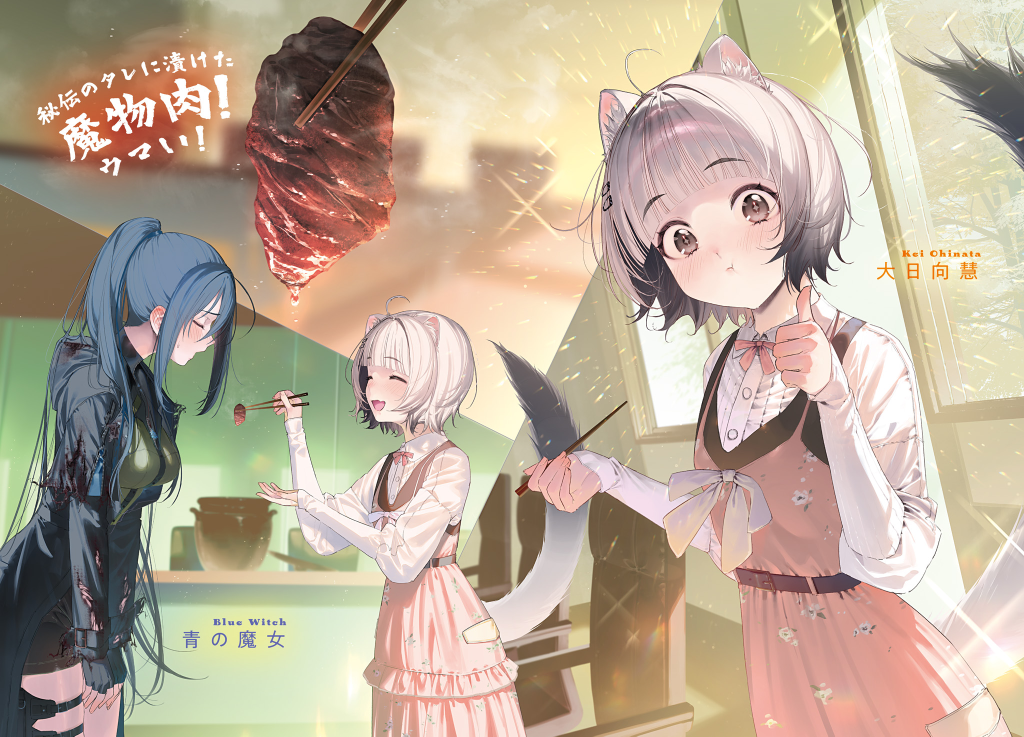
#> input picture Source/Volume 3/images/kuchie-002.jpg, 2048 x 1473 px (shown at 1/2 size)
$ python -i render_kuchie_002.py   (imports and definitions only)
#> lines starting #> are read from the running program, lines starting #| are printed output that depends on the picture; after the words box and inside, x2 and y2 are one past the last pixel; in counts of white or black regions, pixels touching at a corner belong together
#> further down, picture is the input picture: shape (1473, 2048, 3); mean B, G, R 153, 171.9, 188.1
#!/usr/bin/env python3
"""Composite the English kuchie-002 plate using only Pillow and NumPy."""

from __future__ import annotations

import hashlib
import json
from pathlib import Path

import numpy as np
from PIL import Image, ImageDraw, ImageFilter, ImageFont, JpegImagePlugin


ROOT = Path(__file__).resolve().parents[3]
SOURCE = ROOT / "Source/Volume 4/images/kuchie-002.jpg"
OUTPUT = ROOT / "English/Volume 4/localized-images/kuchie-002.jpg"
DEBUG = ROOT / "Editing/Volume 4/image-localization/kuchie-002-inpaint-debug.png"
MASK_DEBUG = ROOT / "Editing/Volume 4/image-localization/kuchie-002-mask-debug.png"
REPORT = ROOT / "Editing/Volume 4/image-localization/kuchie-002-render-report.json"

PLAYFAIR = Path("/home/yogesh/.local/share/fonts/lightnovel/PlayfairDisplay-700.ttf")
SPECTRAL = Path("/home/yogesh/.local/share/fonts/lightnovel/Spectral-400.ttf")

DIALOGUE = {
    "R": (
        (1540, 1030, 2020, 1300),
        "\"Hmm. Cyanos and my amulet are both blue, so... going with cool colors might work. "
        "What about you, Ori? Do you like red? I'm starting to think matching your fire "
        "salamanders' colors could work too.\"",
    ),
    "C1": ((700, 745, 1010, 870), "\"Why would you match the colors to my pets?\""),
    "C2": ((700, 900, 1010, 985), "\"Why...? Well...\""),
    "L": (
        (150, 1100, 620, 1330),
        "\"Your eyes are a really pretty blue, Hiyori, and your hair has a bluish tint too. "
        "If you don't have a particular favorite color, wouldn't a pet that matches your own "
        "distinctive colors suit you better?\"",
    ),
    "E": ((150, 1360, 330, 1400), "\"................\""),
}

LOOK_RECTS = {
    "blue_latin": (168, 683, 280, 696),
    "blue_jp": (108, 707, 285, 741),
    "ori_latin": (1306, 1108, 1451, 1125),
    "ori_jp": (1243, 1129, 1481, 1181),
    "R": (1774, 907, 1950, 1385),
    "C": (690, 725, 848, 1121),
    "L": (155, 1060, 473, 1427),
    "E": (123, 1126, 151, 1263),
}

PROTECTED = {
    "left_girl_face": (180, 180, 640, 560),
    "right_pair_faces": (1150, 150, 1600, 500),
    "pouch_sparrow_inset": (1600, 10, 2010, 300),
    "open_book": (1150, 880, 1450, 1030),
}


# [6 lines left out: function sha256, not called in this run]


def max_dilate(mask: np.ndarray, size: int) -> np.ndarray:
    image = Image.fromarray((mask.astype(np.uint8) * 255), "L")
    return np.asarray(image.filter(ImageFilter.MaxFilter(size))) > 0


def glyph_components(mask: np.ndarray) -> np.ndarray:
    """Keep glyph-scale connected components and reject broad artwork highlights."""
    h, w = mask.shape
    seen = np.zeros_like(mask, dtype=bool)
    kept = np.zeros_like(mask, dtype=bool)
    ys, xs = np.nonzero(mask)
    for sy, sx in zip(ys.tolist(), xs.tolist()):
        if seen[sy, sx]:
            continue
        stack = [(sy, sx)]
        seen[sy, sx] = True
        pixels: list[tuple[int, int]] = []
        min_x = max_x = sx
        min_y = max_y = sy
        while stack:
            y, x = stack.pop()
            pixels.append((y, x))
            min_x = min(min_x, x)
            max_x = max(max_x, x)
            min_y = min(min_y, y)
            max_y = max(max_y, y)
            for dy in (-1, 0, 1):
                for dx in (-1, 0, 1):
                    if dx == 0 and dy == 0:
                        continue
                    ny, nx = y + dy, x + dx
                    if (
                        0 <= ny < h
                        and 0 <= nx < w
                        and mask[ny, nx]
                        and not seen[ny, nx]
                    ):
                        seen[ny, nx] = True
                        stack.append((ny, nx))
        cw = max_x - min_x + 1
        ch = max_y - min_y + 1
        area = len(pixels)
        normal_glyph = cw <= 52 and ch <= 72 and area <= 1800
        slender_bracket = (cw <= 24 and ch <= 180 and area <= 1800) or (
            ch <= 24 and cw <= 180 and area <= 1800
        )
        if normal_glyph or slender_bracket:
            for y, x in pixels:
                kept[y, x] = True
    return kept


def local_blur(channel: np.ndarray, radius: float) -> np.ndarray:
    im = Image.fromarray(np.clip(channel, 0, 255).astype(np.uint8), "L")
    return np.asarray(im.filter(ImageFilter.GaussianBlur(radius)), dtype=np.float32)


def build_mask(rgb: np.ndarray) -> tuple[np.ndarray, dict[str, int]]:
    """Detect source glyph cores inside the filed look rectangles, then include glow."""
    h, w = rgb.shape[:2]
#> h = 1473; w = 2048
    mask = np.zeros((h, w), dtype=bool)
    counts: dict[str, int] = {}
    lum = (
        rgb[..., 0].astype(np.float32) * 0.2126
        + rgb[..., 1].astype(np.float32) * 0.7152
        + rgb[..., 2].astype(np.float32) * 0.0722
    )
    chroma = rgb.max(axis=2).astype(np.int16) - rgb.min(axis=2).astype(np.int16)
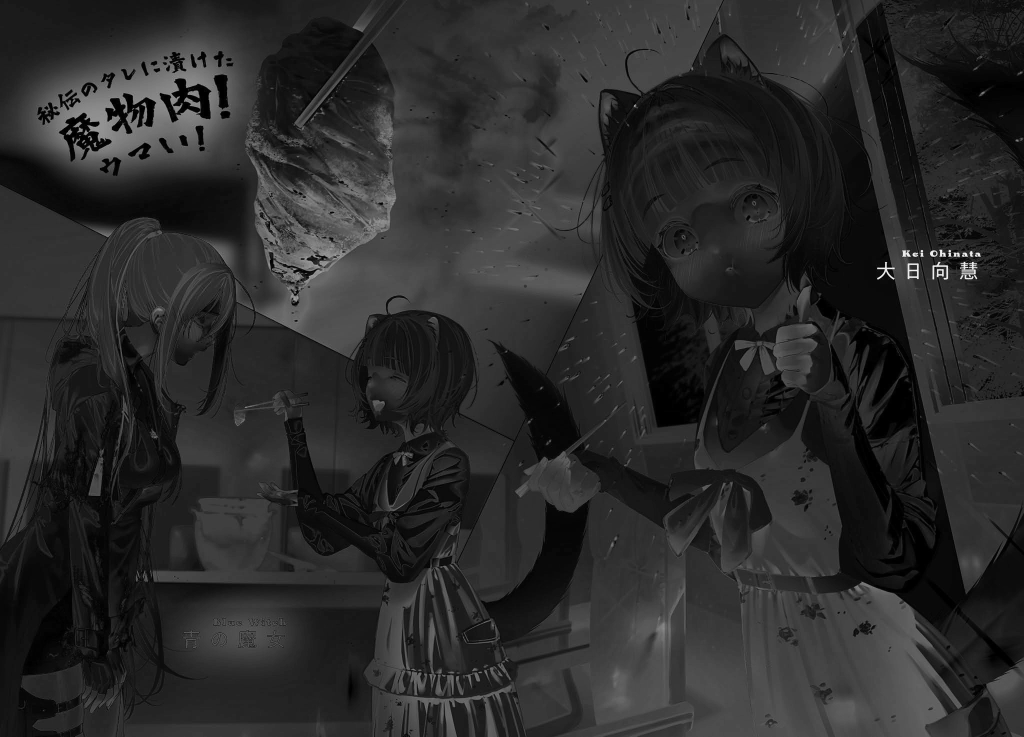
#> chroma: shape (1473, 2048) int16 (shown at 1/2 size); min 0, max 255, mean 42.3

    for key in ("R", "C", "L", "E"):
        x0, y0, x1, y1 = LOOK_RECTS[key]
        roi = rgb[y0:y1, x0:x1]
        roi_l = lum[y0:y1, x0:x1]
        roi_c = chroma[y0:y1, x0:x1]
        blurred = local_blur(roi_l, 2.2)
        # The source dialogue has a genuinely white core. Requiring both a
        # neutral highlight and positive local contrast avoids masking broad
        # patches of pale skin/window wash.
        core = (
            (roi.min(axis=2) >= 205)
            & (roi_c <= 50)
            & ((roi_l - blurred) >= 5.0)
        )
        # Pure/near-pure white punctuation can be too small for the high-pass
        # test; retain it explicitly.
        core |= (roi.min(axis=2) >= 238) & (roi_c <= 22)
        core = glyph_components(core)
        expanded = max_dilate(core, 15)
        mask[y0:y1, x0:x1] |= expanded
        counts[key] = int(expanded.sum())
#> this loop made 4 passes
#> pass 1, in build_mask, `roi = rgb[y0:y1, x0:x1]`:
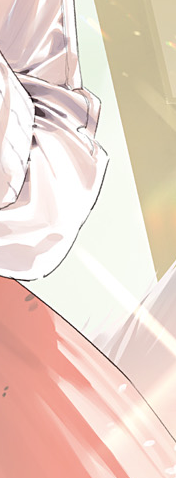
#> roi: shape (478, 176, 3); mean B, G, R 200.7, 212.6, 234.9
#> pass 1, in build_mask, `roi_c = chroma[y0:y1, x0:x1]`:
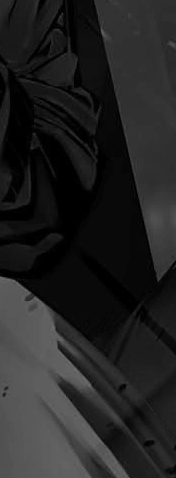
#> roi_c: shape (478, 176) int16; min 0, max 116, mean 35.1
#> after the loop: core: shape (137, 28) bool; every value is 0
#> after the loop:
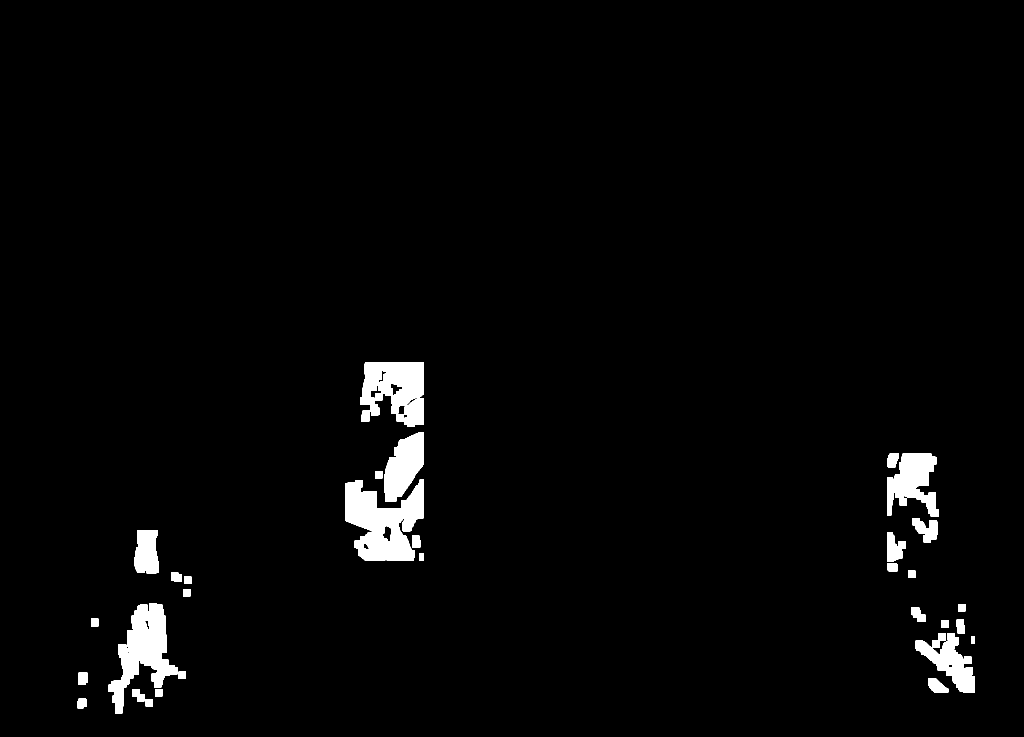
#> mask: shape (1473, 2048) bool (shown at 1/2 size); 2.5% white; 31 white regions, largest, box (x1, y1, x2, y2) and area: (690, 958, 848, 1121) 15971, (217, 1206, 355, 1427) 12963, (720, 725, 848, 854) 12038
#> after the loop:
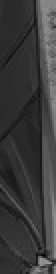
#> roi_l: shape (137, 28) float32 (shown 2 times larger); min 3.78, max 156.8, mean 59.4
#> after the loop, counts = {'R': 20924, 'C': 35951, 'L': 19573, 'E': 0}

    # Violet nameplate: color proximity and blue-violet hue discriminate it
    # from the warm skin and olive clothing underneath.
    target_blue = np.array([111, 77, 159], dtype=np.int16)
    for key in ("blue_latin", "blue_jp"):
        x0, y0, x1, y1 = LOOK_RECTS[key]
        roi = rgb[y0:y1, x0:x1].astype(np.int16)
        dist = np.sqrt(np.sum((roi - target_blue) ** 2, axis=2))
        core = (
            (dist <= 155)
            & (roi[..., 2] >= 55)
            & ((roi[..., 2] - roi[..., 0]) >= 8)
            & ((roi[..., 2] - roi[..., 1]) >= 12)
        )
        core = glyph_components(core)
        expanded = max_dilate(core, 13)
        mask[y0:y1, x0:x1] |= expanded
        counts[key] = int(expanded.sum())
#> after the loop, counts = {'R': 20924, 'C': 35951, 'L': 19573, 'E': 0, 'blue_latin': 576, 'blue_jp': 282}

    # Ori nameplate: black letterforms sit on a teal glow. A black-hat style
    # local contrast detector follows the strokes without flattening the glow.
    for key in ("ori_latin", "ori_jp"):
        x0, y0, x1, y1 = LOOK_RECTS[key]
        roi_l = lum[y0:y1, x0:x1]
        blurred = local_blur(roi_l, 3.2)
        core = (roi_l <= 95) & ((blurred - roi_l) >= 3.0)
        core = glyph_components(core)
        expanded = max_dilate(core, 13)
        mask[y0:y1, x0:x1] |= expanded
        counts[key] = int(expanded.sum())
#> this loop made 2 passes
#> (ys in glyph_components, xs in glyph_components) on pass 1: ([0, 0, 1, 1, 1, 2, 2, 3, 3, 4, 5, 5, 6], [42, 60, 14, 43, 59, 13, 58, 13, 44, 45, 54, 55, 53])
#> pass 1, in local_blur (call 5), `im = Image.fromarray(np.clip(channel, 0, 255).astype(np.uint8), "L")`:
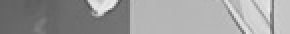
#> im: PIL image 145x17 L (shown 2 times larger); min 78, max 237, mean 154.7
#> after the loop: core: shape (52, 238) bool; 3.2% white in thin lines or dots
#> after the loop:
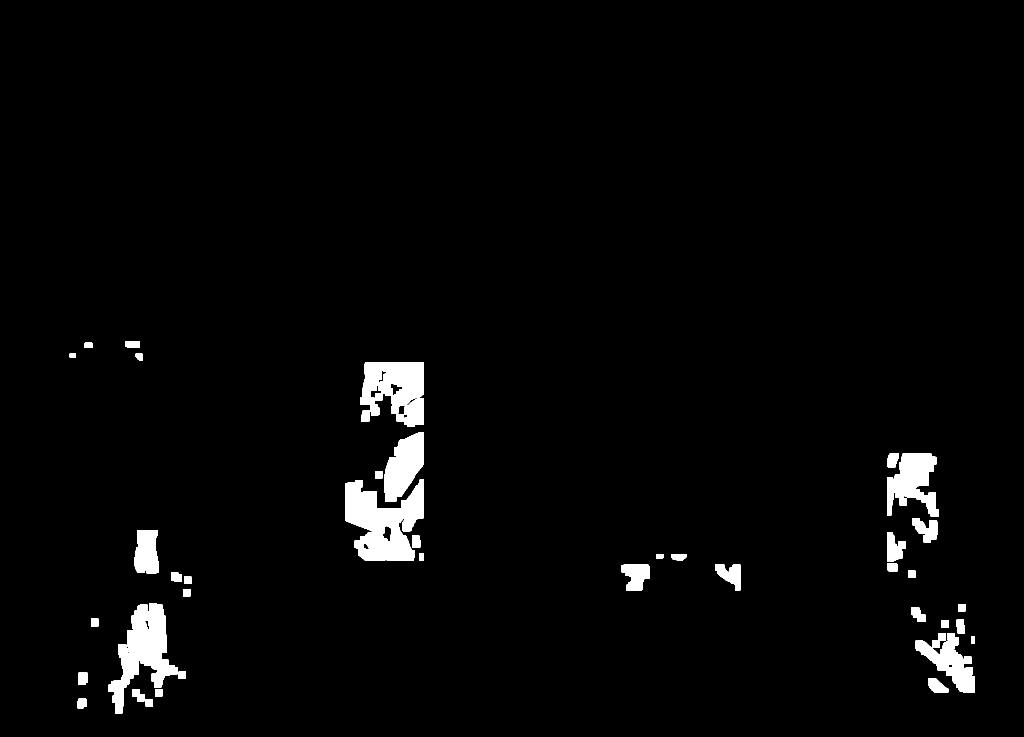
#> mask: shape (1473, 2048) bool (shown at 1/2 size); 2.7% white; 39 white regions, largest, box (x1, y1, x2, y2) and area: (690, 958, 848, 1121) 15971, (217, 1206, 355, 1427) 12963, (720, 725, 848, 854) 12038
#> after the loop, counts = {'R': 20924, 'C': 35951, 'L': 19573, 'E': 0, 'blue_latin': 576, 'blue_jp': 282, 'ori_latin': 486, 'ori_jp': 3738}

    return mask, counts


# [206 lines left out: functions resize_float, gaussian_down, push_pull_fill, tracked_text_mask, wrap_text, text_bbox_at and 2 more, not called in this run]


def mean_abs_diff(a: np.ndarray, b: np.ndarray, box: tuple[int, int, int, int]) -> float:
    x0, y0, x1, y1 = box
    return float(np.mean(np.abs(a[y0:y1, x0:x1].astype(np.int16) - b[y0:y1, x0:x1].astype(np.int16))))


# [89 lines left out: function main, not called in this run]


# [2 lines not run here, left out]

>>> import cv2
>>> picture = cv2.imread('../../../Source/Volume 3/images/kuchie-002.jpg')
>>> result = build_mask(picture)

$ run again, on Source/Volume 3/images/p024.jpg
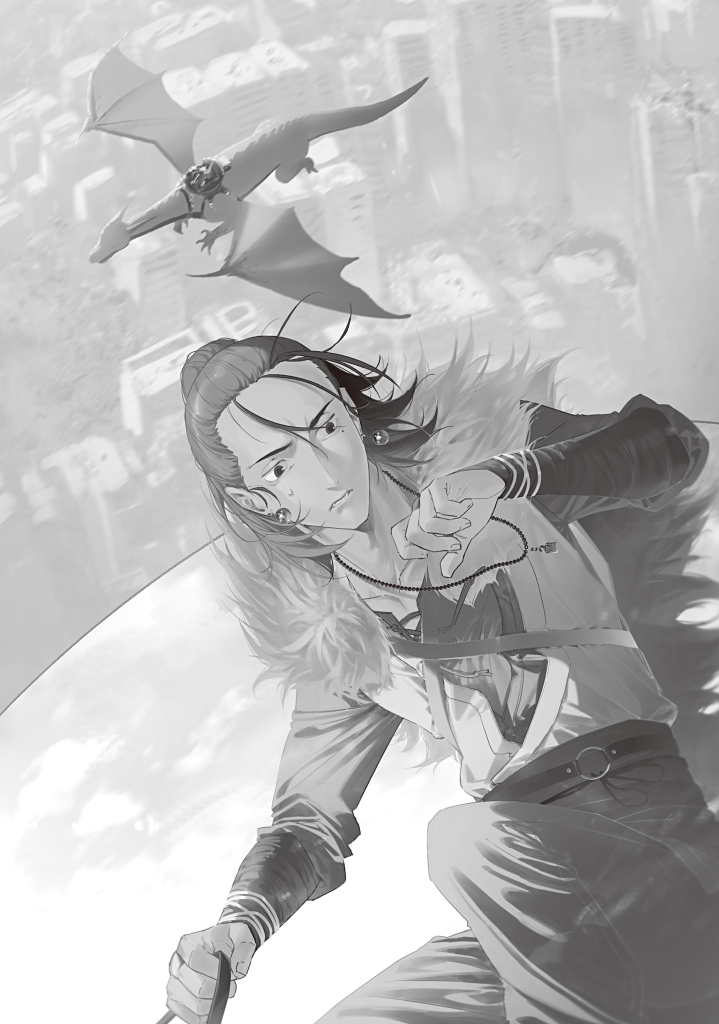
#> input picture Source/Volume 3/images/p024.jpg, 1438 x 2048 px (shown at 1/2 size)
#> picture is the input picture: shape (2048, 1438, 3); mean B, G, R 185.8, 185.7, 186
#> after the loop in build_mask, `for key in ("R", "C", "L", "E"):`:
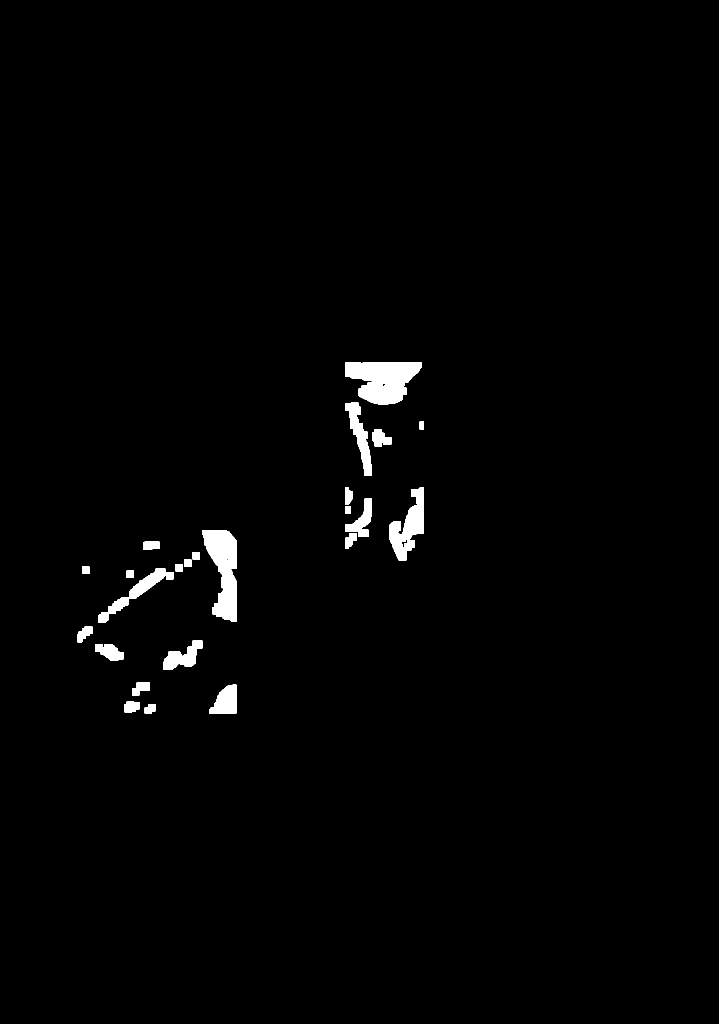
#> mask: shape (2048, 1438) bool (shown at 1/2 size); 1.4% white; 25 white regions, largest, box (x1, y1, x2, y2) and area: (690, 725, 844, 810) 8869, (405, 1060, 473, 1244) 7737, (778, 974, 848, 1121) 5079
#> after the loop in build_mask, `for key in ("R", "C", "L", "E"):`: counts = {'R': 0, 'C': 20986, 'L': 20624, 'E': 0}
#> after the loop in build_mask, `for key in ("blue_latin", "blue_jp"):`: counts = {'R': 0, 'C': 20986, 'L': 20624, 'E': 0, 'blue_latin': 0, 'blue_jp': 0}
#> the loop in build_mask, `for key in ("ori_latin", "ori_jp"):` made 2 passes
#> (ys in glyph_components, xs in glyph_components) on pass 1: ([12, 14], [46, 37])
#> pass 2, in build_mask, `roi_l = lum[y0:y1, x0:x1]`:
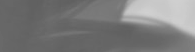
#> roi_l: shape (52, 195) float32; min 96.36, max 209, mean 123.1
#> after the loop in build_mask, `for key in ("ori_latin", "ori_jp"):`: counts = {'R': 0, 'C': 20986, 'L': 20624, 'E': 0, 'blue_latin': 0, 'blue_jp': 0, 'ori_latin': 224, 'ori_jp': 0}

$ run again, on Source/Volume 3/images/p057.jpg
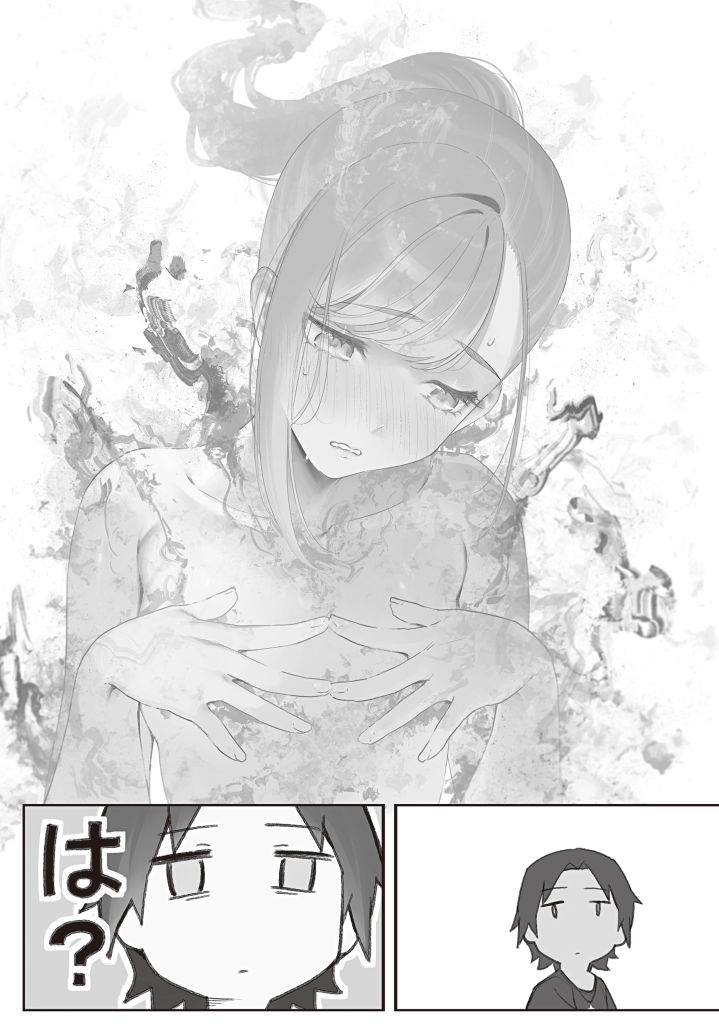
#> input picture Source/Volume 3/images/p057.jpg, 1438 x 2048 px (shown at 1/2 size)
#> picture is the input picture: shape (2048, 1438, 3); mean B, G, R 223, 223.1, 223.2
#> after the loop in build_mask, `for key in ("R", "C", "L", "E"):`:
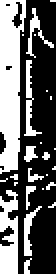
#> core: shape (137, 28) bool (shown 2 times larger); 39.8% white; 25 white regions (17 under 20 px), largest, box (x1, y1, x2, y2) and area: (0, 0, 13, 87) 817, (0, 95, 9, 137) 284, (12, 30, 21, 68) 107
#> after the loop in build_mask, `for key in ("R", "C", "L", "E"):`: counts = {'R': 0, 'C': 45220, 'L': 70050, 'E': 3685}
#> after the loop in build_mask, `for key in ("blue_latin", "blue_jp"):`: counts = {'R': 0, 'C': 45220, 'L': 70050, 'E': 3685, 'blue_latin': 0, 'blue_jp': 0}
#> the loop in build_mask, `for key in ("ori_latin", "ori_jp"):` made 2 passes
#> pass 2, in build_mask, `roi_l = lum[y0:y1, x0:x1]`:
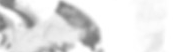
#> roi_l: shape (52, 195) float32; min 118, max 255, mean 230.2
#> after the loop in build_mask, `for key in ("ori_latin", "ori_jp"):`: counts = {'R': 0, 'C': 45220, 'L': 70050, 'E': 3685, 'blue_latin': 0, 'blue_jp': 0, 'ori_latin': 0, 'ori_jp': 0}
